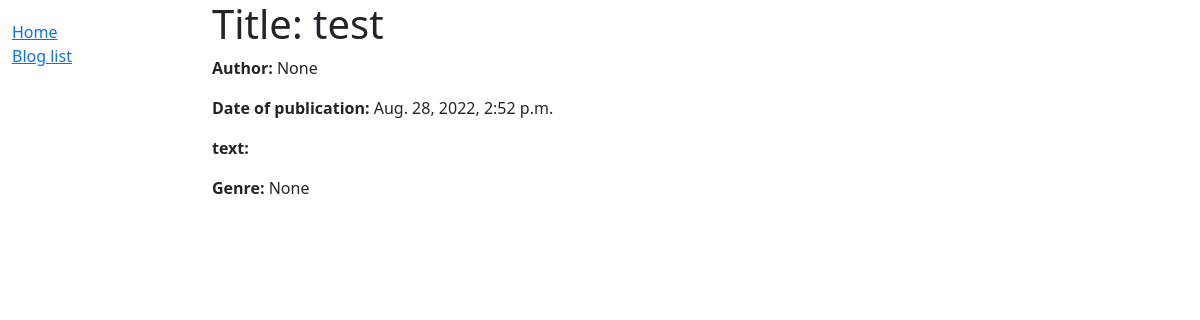
The app's page /blog/bloglist/96d3c678-0c2b-4721-a34b-06d0fdb5c496/, older data.
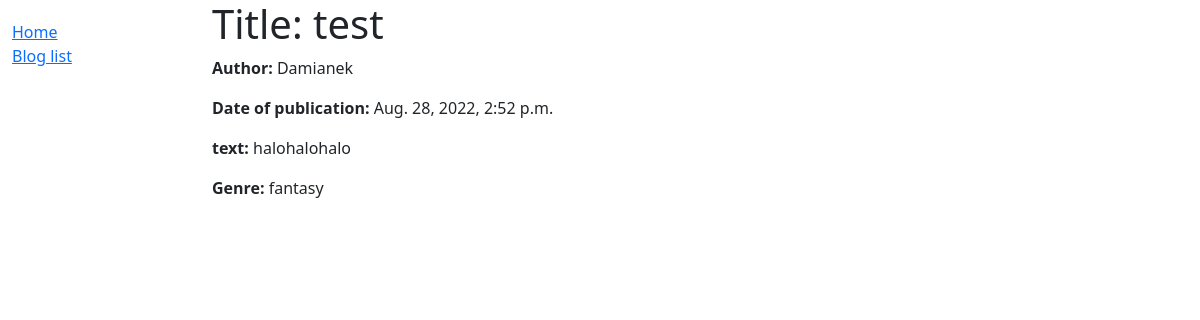
The same page, newer data.
### blog/models.py (models this page shows)
class Blog(models.Model):
    id = models.UUIDField(primary_key=True, default=uuid.uuid4)
    title = models.CharField(max_length=50)
    author = models.ForeignKey(User,on_delete=models.SET_NULL, null=True)
    text = models.CharField(max_length=5000)
    genre = models.ForeignKey(Genre, on_delete=models.SET_NULL, null=True, to_field='genre')
    date = datetime.now()

class Genre(models.Model):
    genre = models.CharField(max_length=20,unique=True)
    def __str__(self):
        return self.genre

### blog/views.py (the view)
# urls.py: path('bloglist/<uuid:blog_id>/', blogDetailedView, name='blog_detail'),
def blogDetailedView(request, blog_id, *args, **kwargs):
    obj = Blog.objects.get(id=blog_id)
    comments = Comment.objects.filter(blog=blog_id)
    data = {
        'obj':obj,
        'comments':comments
    }
    return render(request, 'blog/blog_detail.html', data)

### blog/templates/blog/blog_detail.html (shortened to what this page needs)
{% extends "base.html" %}
{% block content %}
<h1>Title: {{ obj.title }}</h1>
<p><strong>Author:</strong> {{ obj.author }}</p>
<p><strong>Date of publication:</strong> {{ obj.date }}</p>
<p><strong>text:</strong> {{ obj.text }}</p>
<p><strong>Genre:</strong> {{ obj.genre }}</p>
{% endblock %}

Row changes from the older to the newer data that the page shows:
changed Blog: author "None" → "Damianek"; text (not shown) → "halohalohalo"; genre "None" → "fantasy"
